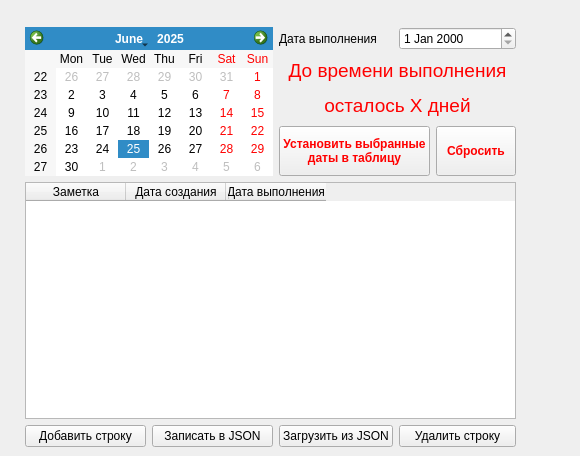
<?xml version="1.0" encoding="UTF-8"?>
<ui version="4.0">
 <class>widget</class>
 <widget class="QWidget" name="widget">
  <property name="geometry">
   <rect>
    <x>0</x>
    <y>0</y>
    <width>580</width>
    <height>456</height>
   </rect>
  </property>
  <property name="windowTitle">
   <string>Заметки</string>
  </property>
  <widget class="QWidget" name="layoutWidget">
   <property name="geometry">
    <rect>
     <x>25</x>
     <y>27</y>
     <width>491</width>
     <height>420</height>
    </rect>
   </property>
   <layout class="QGridLayout" name="gridLayout">
    <item row="0" column="0" rowspan="3" colspan="2">
     <widget class="QCalendarWidget" name="calendarWidget">
      <property name="selectedDate">
       <date>
        <year>2025</year>
        <month>6</month>
        <day>25</day>
       </date>
      </property>
     </widget>
    </item>
    <item row="0" column="2">
     <widget class="QLabel" name="label_2">
      <property name="text">
       <string>Дата выполнения</string>
      </property>
     </widget>
    </item>
    <item row="0" column="3" colspan="2">
     <widget class="QDateEdit" name="dateEdit"/>
    </item>
    <item row="1" column="2" colspan="3">
     <widget class="QLabel" name="label">
      <property name="styleSheet">
       <string notr="true"/>
      </property>
      <property name="text">
       <string>&lt;!DOCTYPE HTML PUBLIC &quot;-//W3C//DTD HTML 4.0//EN&quot; &quot;http://www.w3.org/TR/REC-html40/strict.dtd&quot;&gt;
&lt;html&gt;&lt;head&gt;&lt;meta name=&quot;qrichtext&quot; content=&quot;1&quot; /&gt;&lt;meta charset=&quot;utf-8&quot; /&gt;&lt;style type=&quot;text/css&quot;&gt;
p, li { white-space: pre-wrap; }
hr { height: 1px; border-width: 0; }
li.unchecked::marker { content: &quot;\2610&quot;; }
li.checked::marker { content: &quot;\2612&quot;; }
&lt;/style&gt;&lt;/head&gt;&lt;body style=&quot; font-family:'Segoe UI'; font-size:9pt; font-weight:400; font-style:normal;&quot;&gt;
&lt;p align=&quot;center&quot; style=&quot; margin-top:12px; margin-bottom:12px; margin-left:0px; margin-right:0px; -qt-block-indent:0; text-indent:0px;&quot;&gt;&lt;span style=&quot; font-size:14pt; color:#ff0000;&quot;&gt;До времени выполнения&lt;/span&gt;&lt;/p&gt;
&lt;p align=&quot;center&quot; style=&quot; margin-top:12px; margin-bottom:12px; margin-left:0px; margin-right:0px; -qt-block-indent:0; text-indent:0px;&quot;&gt;&lt;span style=&quot; font-size:14pt; color:#ff0000;&quot;&gt;осталось X дней&lt;/span&gt;&lt;/p&gt;&lt;/body&gt;&lt;/html&gt;</string>
      </property>
     </widget>
    </item>
    <item row="2" column="2" colspan="2">
     <widget class="QPushButton" name="pushButton_3">
      <property name="enabled">
       <bool>true</bool>
      </property>
      <property name="minimumSize">
       <size>
        <width>75</width>
        <height>50</height>
       </size>
      </property>
      <property name="font">
       <font>
        <bold>true</bold>
       </font>
      </property>
      <property name="styleSheet">
       <string notr="true">color: rgb(255, 0, 0);
</string>
      </property>
      <property name="text">
       <string>Установить выбранные
даты в таблицу</string>
      </property>
     </widget>
    </item>
    <item row="2" column="4">
     <widget class="QPushButton" name="pushButton_2">
      <property name="enabled">
       <bool>true</bool>
      </property>
      <property name="minimumSize">
       <size>
        <width>75</width>
        <height>50</height>
       </size>
      </property>
      <property name="font">
       <font>
        <bold>true</bold>
       </font>
      </property>
      <property name="styleSheet">
       <string notr="true">color: rgb(255, 0, 0);
</string>
      </property>
      <property name="text">
       <string>Сбросить</string>
      </property>
     </widget>
    </item>
    <item row="3" column="0" colspan="5">
     <widget class="QTableWidget" name="tableWidget">
      <property name="maximumSize">
       <size>
        <width>551</width>
        <height>16777215</height>
       </size>
      </property>
      <column>
       <property name="text">
        <string>Заметка</string>
       </property>
      </column>
      <column>
       <property name="text">
        <string>Дата создания</string>
       </property>
      </column>
      <column>
       <property name="text">
        <string>Дата выполнения</string>
       </property>
      </column>
     </widget>
    </item>
    <item row="4" column="0">
     <widget class="QPushButton" name="pushButton_4">
      <property name="text">
       <string>Добавить строку</string>
      </property>
     </widget>
    </item>
    <item row="4" column="1">
     <widget class="QPushButton" name="pushButton">
      <property name="text">
       <string>Записать в JSON</string>
      </property>
     </widget>
    </item>
    <item row="4" column="2">
     <widget class="QPushButton" name="pushButton_5">
      <property name="text">
       <string>Загрузить из JSON</string>
      </property>
     </widget>
    </item>
    <item row="4" column="3" colspan="2">
     <widget class="QPushButton" name="pushButton_Del">
      <property name="text">
       <string>Удалить строку</string>
      </property>
     </widget>
    </item>
   </layout>
  </widget>
 </widget>
 <resources/>
 <connections/>
</ui>
